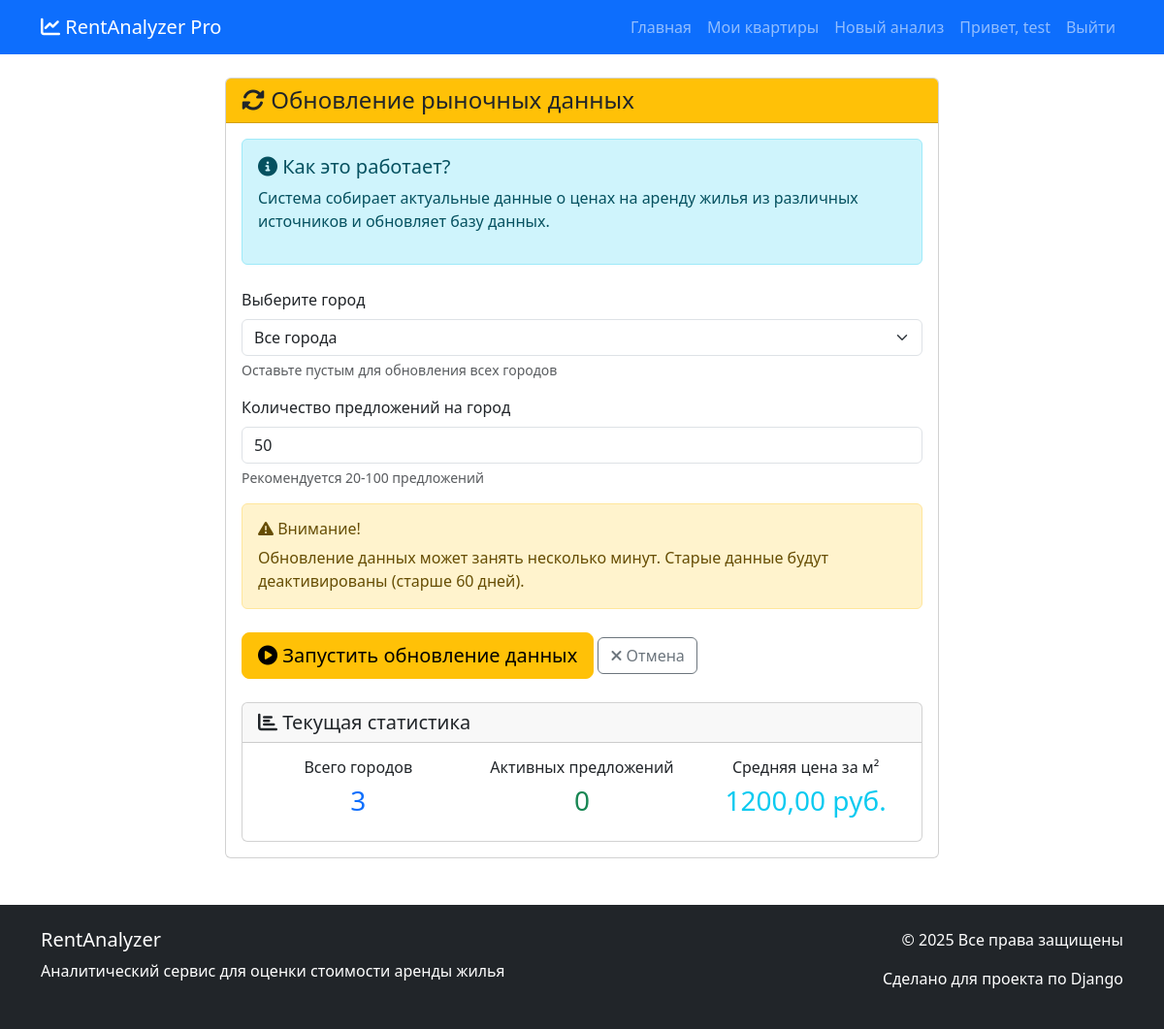
The app's page /analyzer/update-data/ (signed in), older data.
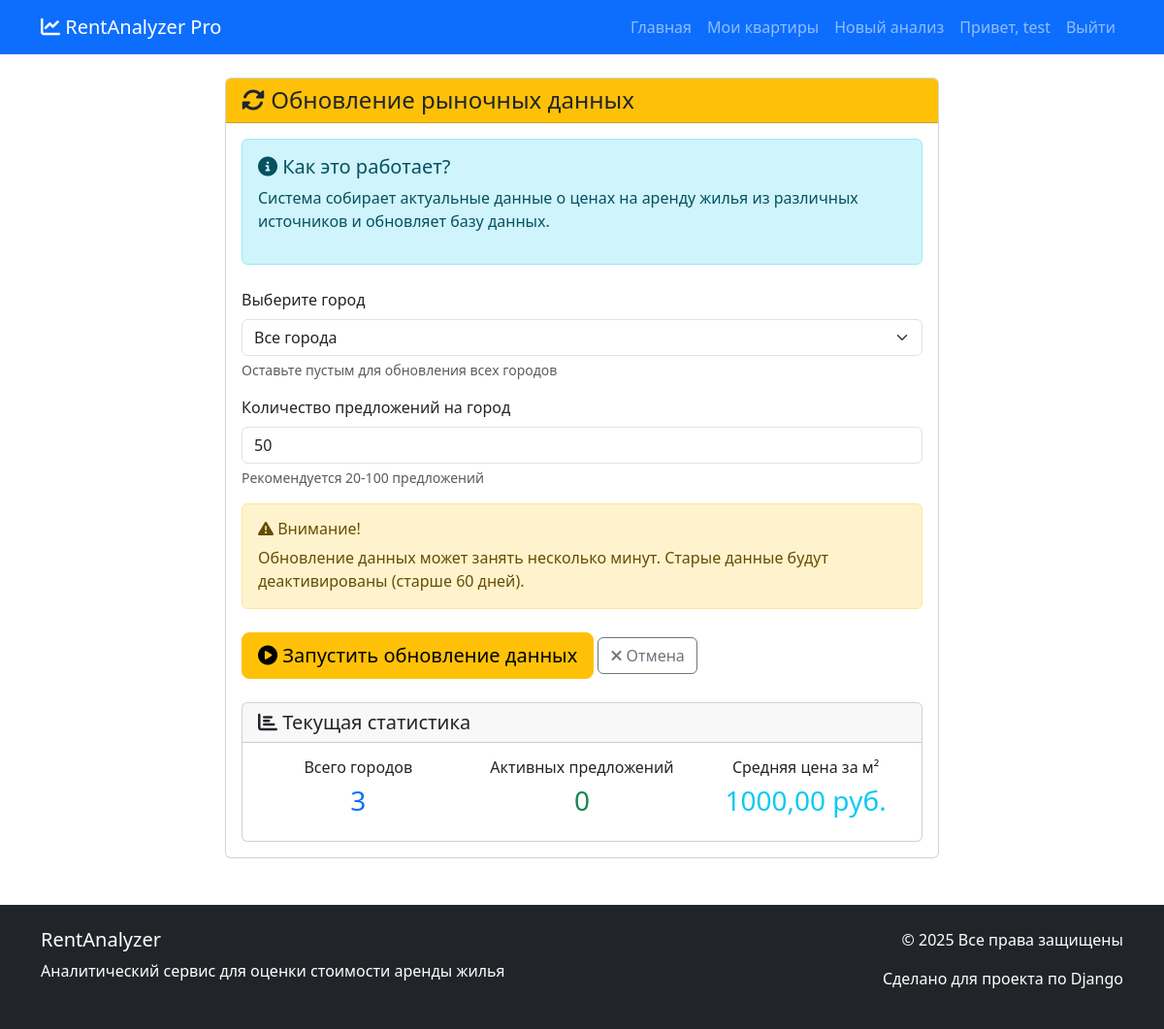
The same page, newer data.
### analyzer/models.py (models this page shows, shortened)
class City(models.Model):
    name = models.CharField(
        max_length=100,
        verbose_name='Название города',
        unique=True
    )
    slug = models.SlugField(
        max_length=100,
        unique=True,
        verbose_name='URL-идентификатор',
        blank=True
    )
    latitude = models.DecimalField(
        max_digits=9,
        decimal_places=6,
        verbose_name='Широта',
        blank=True,
        null=True,
        help_text='Географическая широта центра города'
    )
    longitude = models.DecimalField(
        max_digits=9,
        decimal_places=6,
        verbose_name='Долгота',
        blank=True,
        null=True,
        help_text='Географическая долгота центра города'
    )
    avg_price_per_sqm = models.DecimalField(
        max_digits=10,
        decimal_places=2,
        verbose_name='Средняя цена за м² (руб.)',
        help_text='Средняя рыночная цена за квадратный метр'
    )
    population = models.IntegerField(
        verbose_name='Население',
        blank=True,
        null=True,
        help_text='Примерная численность населения'
    )
    description = models.TextField(
        verbose_name='Описание',
        blank=True,
        help_text='Краткое описание города, районов, инфраструктуры'
    )
    class Meta:
        verbose_name = 'Город'
        verbose_name_plural = 'Города'
        ordering = ['name']

### analyzer/views.py (the view, shortened to what this page needs)
# urls.py: path('update-data/', views.update_market_data, name='update_market_data'),
@login_required
def update_market_data(request):
    from utils.real_estate_api import data_collector
    cities = City.objects.all()
    return render(request, 'analyzer/update_data.html', {
        'cities': cities,
        'title': 'Обновление рыночных данных'
    })

### utils/real_estate_api.py (called while the page is built)
    def test_connection(self):
        logger.info("Тестирование подключения к источникам данных...")
        if yandex_realty_parser.is_available:
            logger.info("✓ Библиотека yandex-realty-parser доступна")
            if yandex_realty_parser.test_connection():
                logger.info("✓ Подключение к Яндекс.Недвижимость успешно")
            else:
                logger.warning("✗ Не удалось подключиться к Яндекс.Недвижимость")
        else:
            logger.warning("✗ Библиотека yandex-realty-parser не установлена")

### utils/yandex_realty_parser.py (called while the page is built, shortened)
    def get_rent_offers(self, city_name: str, rooms: str = "1,2,3", limit: int = 20) -> List[Dict]:
        if not self.is_available or not self.parser:
            logger.warning("Библиотека не доступна, возвращаем пустой список")
            return []

    def test_connection(self) -> bool:
        if not self.is_available:
            return False
        try:
            test_offers = self.get_rent_offers('Москва', limit=2)
            return len(test_offers) > 0
        except Exception as e:
            logger.error(f"Тест подключения не удался: {e}")
            return False

### templates/analyzer/update_data.html (shortened to what this page needs)
{% extends 'base.html' %}
{% block content %}
<div class="row justify-content-center">
    <div class="col-md-8">
        <div class="card">
            <div class="card-header bg-warning">
                <h4 class="mb-0"><i class="fas fa-sync-alt"></i> {{ title }}</h4>
            </div>
            <div class="card-body">
                <div class="alert alert-info">
                    <h5><i class="fas fa-info-circle"></i> Как это работает?</h5>
                    <p>
                        Система собирает актуальные данные о ценах на аренду жилья
                        из различных источников и обновляет базу данных.
                    </p>
                </div>
                <form method="post" class="mt-4">
                    <div class="mb-3">
                        <label for="city_id" class="form-label">Выберите город</label>
                        <select name="city_id" id="city_id" class="form-select">
                            <option value="">Все города</option>
                        </select>
                        <div class="form-text">Оставьте пустым для обновления всех городов</div>
                    </div>
                    <div class="mb-3">
                        <label for="limit" class="form-label">Количество предложений на город</label>
                        <input type="number" name="limit" id="limit" class="form-control"
                               value="50" min="10" max="200">
                        <div class="form-text">Рекомендуется 20-100 предложений</div>
                    </div>
                    <div class="alert alert-warning">
                        <h6><i class="fas fa-exclamation-triangle"></i> Внимание!</h6>
                        <p class="mb-0">
                            Обновление данных может занять несколько минут.
                            Старые данные будут деактивированы (старше 60 дней).
                        </p>
                    </div>
                    <div class="mt-4">
                        <button type="submit" class="btn btn-warning btn-lg">
                            <i class="fas fa-play-circle"></i> Запустить обновление данных
                        </button>
                        <a href="{% url 'analyzer:market_offers' %}" class="btn btn-outline-secondary">
                            <i class="fas fa-times"></i> Отмена
                        </a>
                    </div>
                </form>
                <div class="card mt-4">
                    <div class="card-header">
                        <h5 class="mb-0"><i class="fas fa-chart-bar"></i> Текущая статистика</h5>
                    </div>
                    <div class="card-body">
                        <div class="row text-center">
                            <div class="col-md-4">
                                <h6>Всего городов</h6>
                                <h3 class="text-primary">{{ cities|length }}</h3>
                            </div>
                            <div class="col-md-4">
                                <h6>Активных предложений</h6>
                                {% with active_count=market_offers|length %}
                                <h3 class="text-success">{{ active_count }}</h3>
                                {% endwith %}
                            </div>
                            <div class="col-md-4">
                                <h6>Средняя цена за м²</h6>
                                <h3 class="text-info">
                                    {% if cities %}
                                        {{ cities.0.avg_price_per_sqm }} руб.
                                    {% else %}
                                        -
                                    {% endif %}
                                </h3>
                            </div>
                        </div>
                    </div>
                </div>
            </div>
        </div>
    </div>
</div>
{% endblock %}

Row changes from the older to the newer data that the page shows:
changed City: avg_price_per_sqm "1200,00" → "1000,00"
